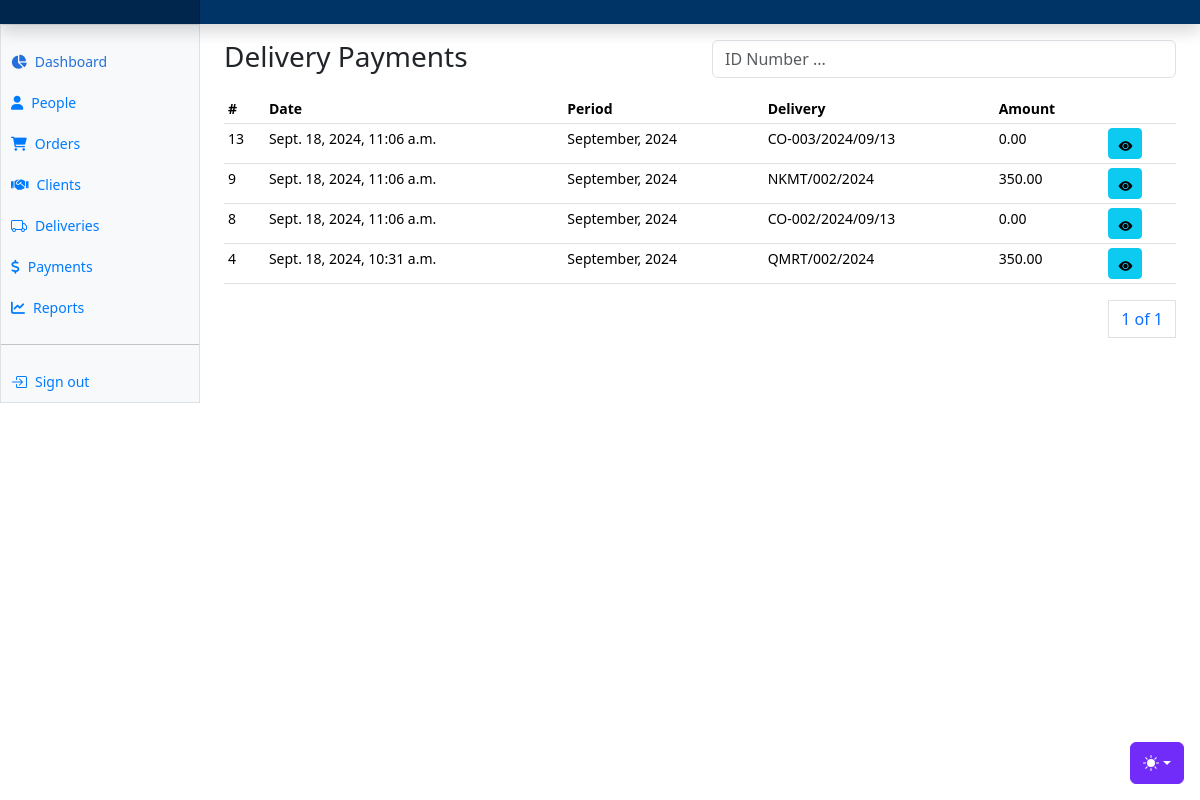
/payments/earning/3/payments/ (signed in), run on an earlier commit of the app's database.
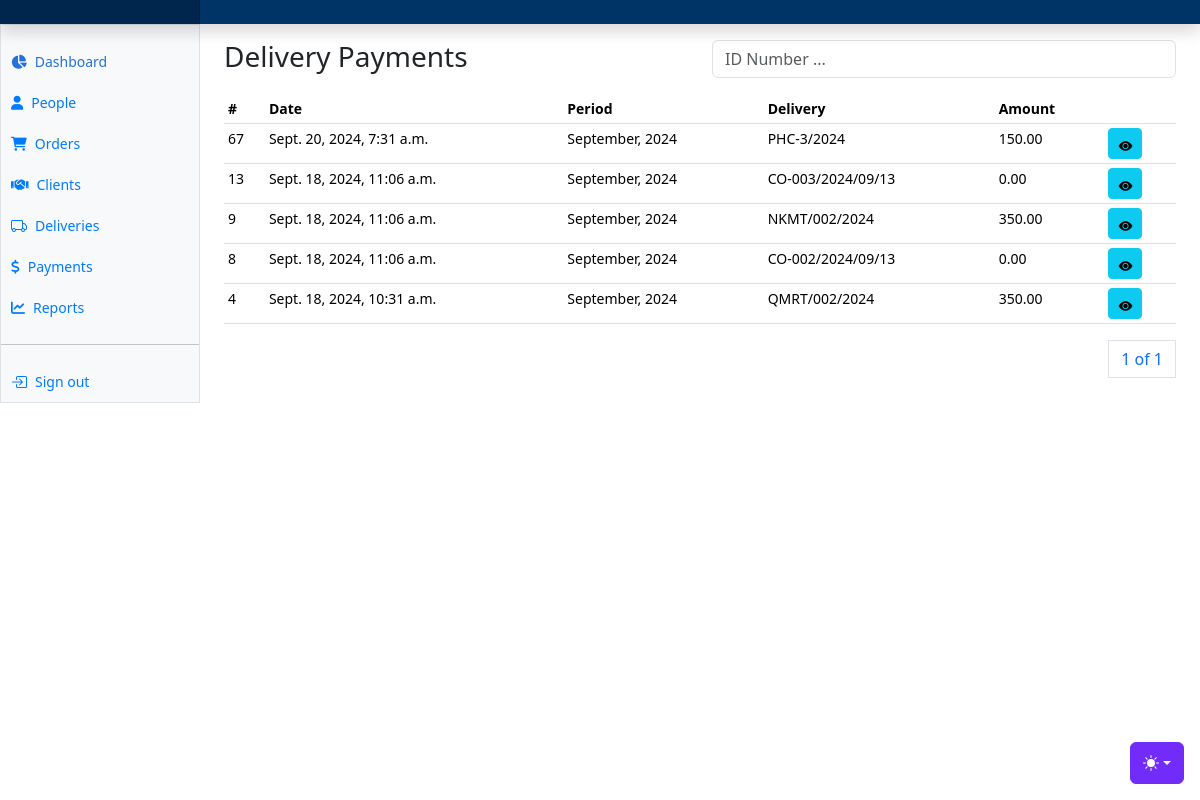
And on a later commit of the database.
### apps/payments/models.py (models this page shows, shortened)
class RiderPayment(AbstractBaseModel):
    earning = models.ForeignKey(RiderEarning, on_delete=models.CASCADE)
    tenant = models.ForeignKey("tenants.Tenant", on_delete=models.CASCADE)
    rider = models.ForeignKey("riders.Rider", on_delete=models.CASCADE)
    delivery = models.ForeignKey("deliveries.Delivery", on_delete=models.CASCADE)
    amount = models.DecimalField(max_digits=100, decimal_places=2, default=0)
    redeemed = models.BooleanField(default=False)

class RiderEarning(AbstractBaseModel):
    tenant = models.ForeignKey("tenants.Tenant", on_delete=models.CASCADE)
    rider = models.ForeignKey("riders.Rider", on_delete=models.CASCADE)
    month = models.CharField(max_length=255)
    year = models.IntegerField()
    total_amount = models.DecimalField(max_digits=100, decimal_places=2, default=0)
    amount_paid = models.DecimalField(max_digits=100, decimal_places=2, default=0)
    balance = models.DecimalField(max_digits=100, decimal_places=2, default=0)
    redeemed = models.BooleanField(default=False)
    def __str__(self):
        return f"{self.month}, {self.year}"

### apps/deliveries/models.py (models this page shows)
class Delivery(AbstractBaseModel):
    tenant = models.ForeignKey("tenants.Tenant", on_delete=models.CASCADE)
    rider = models.ForeignKey("riders.Rider", on_delete=models.SET_NULL, null=True)
    order = models.ForeignKey("clients.Order", on_delete=models.CASCADE, null=True)
    delivery_cost = models.DecimalField(max_digits=100, decimal_places=2, default=0)
    delivery_status = models.CharField(max_length=255, choices=DELIVERY_STATUS)
    delivery_type = models.CharField(max_length=255, choices=DELIVERY_TYPES, default="Single Order")
    active = models.BooleanField(default=True)
    def __str__(self):
        return self.order.order_number if self.order else f"{self.id}"

### apps/clients/models.py (models this page shows, shortened)
class Order(AbstractBaseModel):
    tenant = models.ForeignKey("tenants.Tenant", on_delete=models.CASCADE)
    client = models.ForeignKey(Client, on_delete=models.CASCADE, related_name="clientorders")
    order_number = models.CharField(max_length=255)
    customer_name = models.CharField(max_length=255)
    customer_phone = models.CharField(max_length=255)
    customer_location = models.JSONField(null=True)
    customer_address = models.CharField(max_length=500)
    order_status = models.CharField(
        max_length=255, choices=ORDER_STATUSES, default="Pending Dispatch"
    )
    delivery_cost = models.DecimalField(max_digits=100, decimal_places=2, default=0)
    delivery_urgency = models.CharField(max_length=255, null=True)
    additional_details = models.JSONField(default=dict)

### apps/payments/views.py (the view)
# urls.py: path("earning/<int:id>/payments/", earning_payments, name="earning-payments"),
@login_required(login_url="/users/login")
def earning_payments(request, id):
    earning = RiderEarning.objects.get(id=id)
    rider_payments = RiderPayment.objects.filter(earning=earning).order_by("-created")
    paginator = Paginator(rider_payments, 8)
    page_number = request.GET.get("page")
    page_obj = paginator.get_page(page_number)
    context = {"page_obj": page_obj}
    return render(request, "payments/rider/rider_payments.html", context)

### templates/payments/rider/rider_payments.html (shortened to what this page needs)
{% extends "base.html" %}
{% block content %}
<div class="row">
    <div class="col">
        <h3>Delivery Payments</h3>
    </div>
    <div class="col">
      <form method="POST">
        <div class="input-group mb-3">
            <div class="col">
              <input type="text" class="form-control" name="search_text" id="search_text" placeholder="ID Number ...">
            </div>
          </div>
      </form>
    </div>
</div>
      <div class="table-responsive small">
        <table class="table table-sm">
          <thead>
            <tr>
              <th scope="col">#</th>
              <th scope="col">Date</th>
              <th scope="col">Period</th>
              <th scope="col">Delivery</th>
              <th scope="col">Amount</th>
              <th scope="col"></th>
            </tr>
          </thead>
          <tbody>
            {% for payment in page_obj %}
            <tr>
              <td>{{payment.id}}</td>
              <td>{{payment.created}}</td>
              <td>{{payment.earning}}</td>
              <td>{{payment.delivery}}</td>
              <td>{{payment.amount}}</td>
              <td>
                <a href="" class="btn btn-info btn-sm"><i class="bi bi-eye-fill"></i></a>
              </td>
            </tr>
            {% endfor %}
          </tbody>
        </table>
        <div>
          <nav aria-label="Page navigation example">
            <ul class="pagination justify-content-end">
              <a class="page-link" href="#">{{ page_obj.number }} of {{ page_obj.paginator.num_pages }}</a>
            </ul>
          </nav>
        </div>
      </div>
{% endblock content %}

What changed in the data, as far as the page shows it:
added RiderPayment: id "67", created "Sept. 20, 2024, 7:31 a.m.", earning "September, 2024", delivery "PHC-3/2024", amount "150.00"
